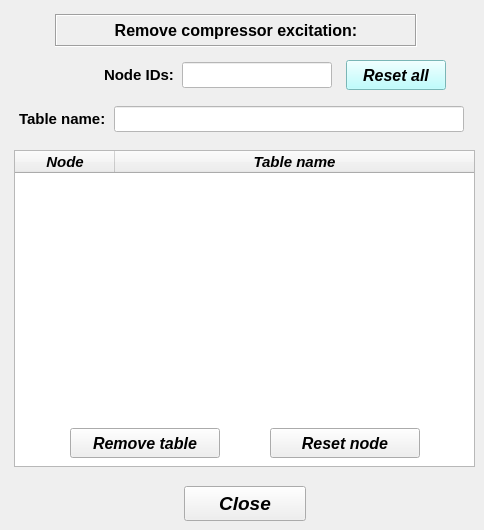
    <widget class="QWidget" name="tab_remove">
     <attribute name="title">
      <string>Remove</string>
     </attribute>
     <widget class="QLabel" name="label_29">
      <property name="geometry">
       <rect>
        <x>55</x>
        <y>14</y>
        <width>362</width>
        <height>33</height>
       </rect>
      </property>
      <property name="font">
       <font>
        <family>Arial</family>
        <pointsize>12</pointsize>
        <weight>75</weight>
        <italic>false</italic>
        <bold>true</bold>
       </font>
      </property>
      <property name="frameShape">
       <enum>QFrame::Box</enum>
      </property>
      <property name="frameShadow">
       <enum>QFrame::Sunken</enum>
      </property>
      <property name="text">
       <string>Remove compressor excitation:</string>
      </property>
      <property name="textFormat">
       <enum>Qt::AutoText</enum>
      </property>
      <property name="alignment">
       <set>Qt::AlignCenter</set>
      </property>
     </widget>
     <widget class="QPushButton" name="pushButton_remove_table">
      <property name="geometry">
       <rect>
        <x>70</x>
        <y>428</y>
        <width>150</width>
        <height>30</height>
       </rect>
      </property>
      <property name="minimumSize">
       <size>
        <width>150</width>
        <height>30</height>
       </size>
      </property>
      <property name="maximumSize">
       <size>
        <width>150</width>
        <height>30</height>
       </size>
      </property>
      <property name="font">
       <font>
        <family>Arial</family>
        <pointsize>12</pointsize>
        <weight>75</weight>
        <italic>true</italic>
        <bold>true</bold>
       </font>
      </property>
      <property name="text">
       <string>Remove table</string>
      </property>
     </widget>
     <widget class="QTreeWidget" name="treeWidget_compressor_excitation">
      <property name="geometry">
       <rect>
        <x>14</x>
        <y>150</y>
        <width>461</width>
        <height>317</height>
       </rect>
      </property>
      <property name="minimumSize">
       <size>
        <width>0</width>
        <height>0</height>
       </size>
      </property>
      <property name="maximumSize">
       <size>
        <width>1000</width>
        <height>1000</height>
       </size>
      </property>
      <property name="font">
       <font>
        <family>Arial</family>
        <pointsize>11</pointsize>
        <weight>50</weight>
        <italic>true</italic>
        <bold>false</bold>
       </font>
      </property>
      <property name="frameShape">
       <enum>QFrame::StyledPanel</enum>
      </property>
      <property name="frameShadow">
       <enum>QFrame::Sunken</enum>
      </property>
      <property name="indentation">
       <number>0</number>
      </property>
      <column>
       <property name="text">
        <string>Node</string>
       </property>
       <property name="font">
        <font>
         <family>Arial</family>
         <pointsize>11</pointsize>
         <weight>75</weight>
         <italic>true</italic>
         <bold>true</bold>
        </font>
       </property>
       <property name="textAlignment">
        <set>AlignCenter</set>
       </property>
      </column>
      <column>
       <property name="text">
        <string>Table name</string>
       </property>
       <property name="font">
        <font>
         <family>Arial</family>
         <pointsize>11</pointsize>
         <weight>75</weight>
         <italic>true</italic>
         <bold>true</bold>
        </font>
       </property>
       <property name="textAlignment">
        <set>AlignCenter</set>
       </property>
      </column>
     </widget>
     <widget class="QPushButton" name="pushButton_reset_all">
      <property name="geometry">
       <rect>
        <x>346</x>
        <y>60</y>
        <width>100</width>
        <height>30</height>
       </rect>
      </property>
      <property name="minimumSize">
       <size>
        <width>100</width>
        <height>30</height>
       </size>
      </property>
      <property name="maximumSize">
       <size>
        <width>100</width>
        <height>30</height>
       </size>
      </property>
      <property name="font">
       <font>
        <family>Arial</family>
        <pointsize>12</pointsize>
        <weight>75</weight>
        <italic>true</italic>
        <bold>true</bold>
       </font>
      </property>
      <property name="styleSheet">
       <string notr="true">background-color: rgb(170, 255, 255);</string>
      </property>
      <property name="text">
       <string>Reset all</string>
      </property>
     </widget>
     <widget class="QLineEdit" name="lineEdit_id_labels_node_IDs">
      <property name="enabled">
       <bool>false</bool>
      </property>
      <property name="geometry">
       <rect>
        <x>68</x>
        <y>62</y>
        <width>110</width>
        <height>26</height>
       </rect>
      </property>
      <property name="palette">
       <palette>
        <active>
         <colorrole role="WindowText">
          <brush brushstyle="SolidPattern">
           <color alpha="255">
            <red>0</red>
            <green>0</green>
            <blue>0</blue>
           </color>
          </brush>
         </colorrole>
         <colorrole role="Dark">
          <brush brushstyle="SolidPattern">
           <color alpha="255">
            <red>0</red>
            <green>0</green>
            <blue>0</blue>
           </color>
          </brush>
         </colorrole>
         <colorrole role="Text">
          <brush brushstyle="SolidPattern">
           <color alpha="255">
            <red>0</red>
            <green>0</green>
            <blue>0</blue>
           </color>
          </brush>
         </colorrole>
         <colorrole role="ButtonText">
          <brush brushstyle="SolidPattern">
           <color alpha="255">
            <red>0</red>
            <green>0</green>
            <blue>0</blue>
           </color>
          </brush>
         </colorrole>
        </active>
        <inactive>
         <colorrole role="WindowText">
          <brush brushstyle="SolidPattern">
           <color alpha="255">
            <red>0</red>
            <green>0</green>
            <blue>0</blue>
           </color>
          </brush>
         </colorrole>
         <colorrole role="Dark">
          <brush brushstyle="SolidPattern">
           <color alpha="255">
            <red>0</red>
            <green>0</green>
            <blue>0</blue>
           </color>
          </brush>
         </colorrole>
         <colorrole role="Text">
          <brush brushstyle="SolidPattern">
           <color alpha="255">
            <red>0</red>
            <green>0</green>
            <blue>0</blue>
           </color>
          </brush>
         </colorrole>
         <colorrole role="ButtonText">
          <brush brushstyle="SolidPattern">
           <color alpha="255">
            <red>0</red>
            <green>0</green>
            <blue>0</blue>
           </color>
          </brush>
         </colorrole>
        </inactive>
        <disabled>
         <colorrole role="WindowText">
          <brush brushstyle="SolidPattern">
           <color alpha="255">
            <red>0</red>
            <green>0</green>
            <blue>0</blue>
           </color>
          </brush>
         </colorrole>
         <colorrole role="Dark">
          <brush brushstyle="SolidPattern">
           <color alpha="255">
            <red>0</red>
            <green>0</green>
            <blue>0</blue>
           </color>
          </brush>
         </colorrole>
         <colorrole role="Text">
          <brush brushstyle="SolidPattern">
           <color alpha="255">
            <red>0</red>
            <green>0</green>
            <blue>0</blue>
           </color>
          </brush>
         </colorrole>
         <colorrole role="ButtonText">
          <brush brushstyle="SolidPattern">
           <color alpha="255">
            <red>0</red>
            <green>0</green>
            <blue>0</blue>
           </color>
          </brush>
         </colorrole>
        </disabled>
       </palette>
      </property>
      <property name="font">
       <font>
        <family>Arial</family>
        <pointsize>11</pointsize>
        <weight>75</weight>
        <italic>false</italic>
        <bold>true</bold>
       </font>
      </property>
      <property name="focusPolicy">
       <enum>Qt::ClickFocus</enum>
      </property>
      <property name="autoFillBackground">
       <bool>false</bool>
      </property>
      <property name="text">
       <string>Node IDs:</string>
      </property>
      <property name="frame">
       <bool>false</bool>
      </property>
      <property name="alignment">
       <set>Qt::AlignRight|Qt::AlignTrailing|Qt::AlignVCenter</set>
      </property>
     </widget>
     <widget class="QLineEdit" name="lineEdit_node_ID_info">
      <property name="enabled">
       <bool>false</bool>
      </property>
      <property name="geometry">
       <rect>
        <x>182</x>
        <y>62</y>
        <width>150</width>
        <height>26</height>
       </rect>
      </property>
      <property name="font">
       <font>
        <family>Arial</family>
        <pointsize>11</pointsize>
        <weight>75</weight>
        <italic>false</italic>
        <bold>true</bold>
       </font>
      </property>
      <property name="focusPolicy">
       <enum>Qt::ClickFocus</enum>
      </property>
      <property name="styleSheet">
       <string notr="true">background-color: rgb(255, 255, 255);
color: rgb(0, 0, 0);</string>
      </property>
      <property name="alignment">
       <set>Qt::AlignCenter</set>
      </property>
     </widget>
     <widget class="QLineEdit" name="lineEdit_table_name_">
      <property name="enabled">
       <bool>false</bool>
      </property>
      <property name="geometry">
       <rect>
        <x>10</x>
        <y>106</y>
        <width>99</width>
        <height>26</height>
       </rect>
      </property>
      <property name="palette">
       <palette>
        <active>
         <colorrole role="WindowText">
          <brush brushstyle="SolidPattern">
           <color alpha="255">
            <red>0</red>
            <green>0</green>
            <blue>0</blue>
           </color>
          </brush>
         </colorrole>
         <colorrole role="Dark">
          <brush brushstyle="SolidPattern">
           <color alpha="255">
            <red>0</red>
            <green>0</green>
            <blue>0</blue>
           </color>
          </brush>
         </colorrole>
         <colorrole role="Text">
          <brush brushstyle="SolidPattern">
           <color alpha="255">
            <red>0</red>
            <green>0</green>
            <blue>0</blue>
           </color>
          </brush>
         </colorrole>
         <colorrole role="ButtonText">
          <brush brushstyle="SolidPattern">
           <color alpha="255">
            <red>0</red>
            <green>0</green>
            <blue>0</blue>
           </color>
          </brush>
         </colorrole>
        </active>
        <inactive>
         <colorrole role="WindowText">
          <brush brushstyle="SolidPattern">
           <color alpha="255">
            <red>0</red>
            <green>0</green>
            <blue>0</blue>
           </color>
          </brush>
         </colorrole>
         <colorrole role="Dark">
          <brush brushstyle="SolidPattern">
           <color alpha="255">
            <red>0</red>
            <green>0</green>
            <blue>0</blue>
           </color>
          </brush>
         </colorrole>
         <colorrole role="Text">
          <brush brushstyle="SolidPattern">
           <color alpha="255">
            <red>0</red>
            <green>0</green>
            <blue>0</blue>
           </color>
          </brush>
         </colorrole>
         <colorrole role="ButtonText">
          <brush brushstyle="SolidPattern">
           <color alpha="255">
            <red>0</red>
            <green>0</green>
            <blue>0</blue>
           </color>
          </brush>
         </colorrole>
        </inactive>
        <disabled>
         <colorrole role="WindowText">
          <brush brushstyle="SolidPattern">
           <color alpha="255">
            <red>0</red>
            <green>0</green>
            <blue>0</blue>
           </color>
          </brush>
         </colorrole>
         <colorrole role="Dark">
          <brush brushstyle="SolidPattern">
           <color alpha="255">
            <red>0</red>
            <green>0</green>
            <blue>0</blue>
           </color>
          </brush>
         </colorrole>
         <colorrole role="Text">
          <brush brushstyle="SolidPattern">
           <color alpha="255">
            <red>0</red>
            <green>0</green>
            <blue>0</blue>
           </color>
          </brush>
         </colorrole>
         <colorrole role="ButtonText">
          <brush brushstyle="SolidPattern">
           <color alpha="255">
            <red>0</red>
            <green>0</green>
            <blue>0</blue>
           </color>
          </brush>
         </colorrole>
        </disabled>
       </palette>
      </property>
      <property name="font">
       <font>
        <family>Arial</family>
        <pointsize>11</pointsize>
        <weight>75</weight>
        <italic>false</italic>
        <bold>true</bold>
       </font>
      </property>
      <property name="focusPolicy">
       <enum>Qt::ClickFocus</enum>
      </property>
      <property name="autoFillBackground">
       <bool>false</bool>
      </property>
      <property name="text">
       <string>Table name:</string>
      </property>
      <property name="frame">
       <bool>false</bool>
      </property>
      <property name="alignment">
       <set>Qt::AlignRight|Qt::AlignTrailing|Qt::AlignVCenter</set>
      </property>
     </widget>
     <widget class="QLineEdit" name="lineEdit_table_name_info">
      <property name="enabled">
       <bool>false</bool>
      </property>
      <property name="geometry">
       <rect>
        <x>114</x>
        <y>106</y>
        <width>350</width>
        <height>26</height>
       </rect>
      </property>
      <property name="minimumSize">
       <size>
        <width>350</width>
        <height>26</height>
       </size>
      </property>
      <property name="maximumSize">
       <size>
        <width>350</width>
        <height>26</height>
       </size>
      </property>
      <property name="font">
       <font>
        <family>Arial</family>
        <pointsize>10</pointsize>
        <weight>75</weight>
        <italic>true</italic>
        <bold>true</bold>
       </font>
      </property>
      <property name="focusPolicy">
       <enum>Qt::ClickFocus</enum>
      </property>
      <property name="styleSheet">
       <string notr="true">background-color: rgb(255, 255, 255);
color: rgb(0, 0, 0);</string>
      </property>
      <property name="alignment">
       <set>Qt::AlignCenter</set>
      </property>
     </widget>
     <widget class="QPushButton" name="pushButton_reset_node">
      <property name="geometry">
       <rect>
        <x>270</x>
        <y>428</y>
        <width>150</width>
        <height>30</height>
       </rect>
      </property>
      <property name="minimumSize">
       <size>
        <width>150</width>
        <height>30</height>
       </size>
      </property>
      <property name="maximumSize">
       <size>
        <width>150</width>
        <height>30</height>
       </size>
      </property>
      <property name="font">
       <font>
        <family>Arial</family>
        <pointsize>12</pointsize>
        <weight>75</weight>
        <italic>true</italic>
        <bold>true</bold>
       </font>
      </property>
      <property name="text">
       <string>Reset node</string>
      </property>
     </widget>
     <widget class="QPushButton" name="pushButton_close">
      <property name="geometry">
       <rect>
        <x>184</x>
        <y>486</y>
        <width>122</width>
        <height>35</height>
       </rect>
      </property>
      <property name="minimumSize">
       <size>
        <width>122</width>
        <height>35</height>
       </size>
      </property>
      <property name="maximumSize">
       <size>
        <width>122</width>
        <height>35</height>
       </size>
      </property>
      <property name="font">
       <font>
        <family>Arial</family>
        <pointsize>14</pointsize>
        <weight>75</weight>
        <italic>true</italic>
        <bold>true</bold>
       </font>
      </property>
      <property name="styleSheet">
       <string notr="true"/>
      </property>
      <property name="text">
       <string>Close</string>
      </property>
     </widget>
     <zorder>treeWidget_compressor_excitation</zorder>
     <zorder>label_29</zorder>
     <zorder>pushButton_remove_table</zorder>
     <zorder>pushButton_reset_all</zorder>
     <zorder>lineEdit_id_labels_node_IDs</zorder>
     <zorder>lineEdit_node_ID_info</zorder>
     <zorder>lineEdit_table_name_</zorder>
     <zorder>lineEdit_table_name_info</zorder>
     <zorder>pushButton_reset_node</zorder>
     <zorder>pushButton_close</zorder>
    </widget>
